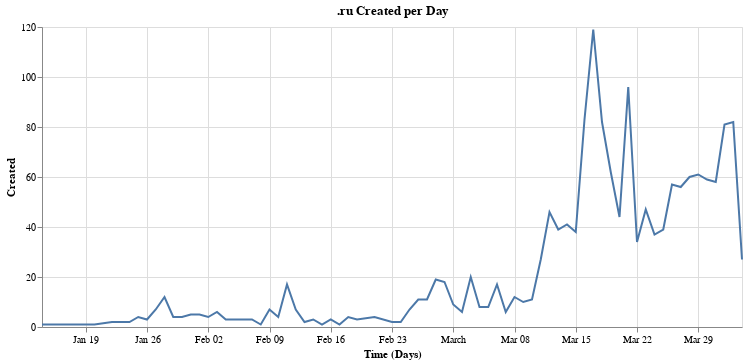

This figure's notebook cell:
### Code cell
ru = df[df.tld == 'ru'].groupby('created').count()
alt.Chart(ru.reset_index(), width=700, title=".ru Created per Day").mark_line().encode(
    alt.X("created:T", title="Time (Days)"),
    alt.Y('domain:Q', title="Created")
)

### Figure 1 — Vega-Lite specification as saved in the notebook (floating-point values rounded to 4 significant figures)
{"config": {"view": {"continuousWidth": 400, "continuousHeight": 300}}, "data": {"name": "data-8c3014dbd748c76cb3a7bf043014e5c6"}, "mark": "line", "encoding": {"x": {"type": "temporal", "field": "created", "title": "Time (Days)"}, "y": {"type": "quantitative", "field": "domain", "title": "Created"}}, "title": ".ru Created per Day", "width": 700, "$schema": "https://vega.github.io/schema/vega-lite/v4.8.1.json", "datasets": {"data-8c3014dbd748c76cb3a7bf043014e5c6": [{"created": "2020-01-14T00:00:00", "domain": 1, "risk": 1, "tld": 1}, {"created": "2020-01-20T00:00:00", "domain": 1, "risk": 1, "tld": 1}, {"created": "2020-01-22T00:00:00", "domain": 2, "risk": 2, "tld": 2}, {"created": "2020-01-24T00:00:00", "domain": 2, "risk": 2, "tld": 2}, {"created": "2020-01-25T00:00:00", "domain": 4, "risk": 4, "tld": 4}, {"created": "2020-01-26T00:00:00", "domain": 3, "risk": 3, "tld": 3}, {"created": "2020-01-27T00:00:00", "domain": 7, "risk": 7, "tld": 7}, {"created": "2020-01-28T00:00:00", "domain": 12, "risk": 12, "tld": 12}, {"created": "2020-01-29T00:00:00", "domain": 4, "risk": 4, "tld": 4}, {"created": "2020-01-30T00:00:00", "domain": 4, "risk": 4, "tld": 4}, {"created": "2020-01-31T00:00:00", "domain": 5, "risk": 5, "tld": 5}, {"created": "2020-02-01T00:00:00", "domain": 5, "risk": 5, "tld": 5}, {"created": "2020-02-02T00:00:00", "domain": 4, "risk": 4, "tld": 4}, {"created": "2020-02-03T00:00:00", "domain": 6, "risk": 6, "tld": 6}, {"created": "2020-02-04T00:00:00", "domain": 3, "risk": 3, "tld": 3}, {"created": "2020-02-05T00:00:00", "domain": 3, "risk": 3, "tld": 3}, {"created": "2020-02-06T00:00:00", "domain": 3, "risk": 3, "tld": 3}, {"created": "2020-02-07T00:00:00", "domain": 3, "risk": 3, "tld": 3}, {"created": "2020-02-08T00:00:00", "domain": 1, "risk": 1, "tld": 1}, {"created": "2020-02-09T00:00:00", "domain": 7, "risk": 7, "tld": 7}, {"created": "2020-02-10T00:00:00", "domain": 4, "risk": 4, "tld": 4}, {"created": "2020-02-11T00:00:00", "domain": 17, "risk": 17, "tld": 17}, {"created": "2020-02-12T00:00:00", "domain": 7, "risk": 7, "tld": 7}, {"created": "2020-02-13T00:00:00", "domain": 2, "risk": 2, "tld": 2}, {"created": "2020-02-14T00:00:00", "domain": 3, "risk": 3, "tld": 3}, {"created": "2020-02-15T00:00:00", "domain": 1, "risk": 1, "tld": 1}, {"created": "2020-02-16T00:00:00", "domain": 3, "risk": 3, "tld": 3}, {"created": "2020-02-17T00:00:00", "domain": 1, "risk": 1, "tld": 1}, {"created": "2020-02-18T00:00:00", "domain": 4, "risk": 4, "tld": 4}, {"created": "2020-02-19T00:00:00", "domain": 3, "risk": 3, "tld": 3}, {"created": "2020-02-21T00:00:00", "domain": 4, "risk": 4, "tld": 4}, {"created": "2020-02-23T00:00:00", "domain": 2, "risk": 2, "tld": 2}, {"created": "2020-02-24T00:00:00", "domain": 2, "risk": 2, "tld": 2}, {"created": "2020-02-25T00:00:00", "domain": 7, "risk": 7, "tld": 7}, {"created": "2020-02-26T00:00:00", "domain": 11, "risk": 11, "tld": 11}, {"created": "2020-02-27T00:00:00", "domain": 11, "risk": 11, "tld": 11}, {"created": "2020-02-28T00:00:00", "domain": 19, "risk": 19, "tld": 19}, {"created": "2020-02-29T00:00:00", "domain": 18, "risk": 18, "tld": 18}, {"created": "2020-03-01T00:00:00", "domain": 9, "risk": 9, "tld": 9}, {"created": "2020-03-02T00:00:00", "domain": 6, "risk": 6, "tld": 6}, {"created": "2020-03-03T00:00:00", "domain": 20, "risk": 20, "tld": 20}, {"created": "2020-03-04T00:00:00", "domain": 8, "risk": 8, "tld": 8}, {"created": "2020-03-05T00:00:00", "domain": 8, "risk": 8, "tld": 8}, {"created": "2020-03-06T00:00:00", "domain": 17, "risk": 17, "tld": 17}, {"created": "2020-03-07T00:00:00", "domain": 6, "risk": 6, "tld": 6}, {"created": "2020-03-08T00:00:00", "domain": 12, "risk": 12, "tld": 12}, {"created": "2020-03-09T00:00:00", "domain": 10, "risk": 10, "tld": 10}, {"created": "2020-03-10T00:00:00", "domain": 11, "risk": 11, "tld": 11}, {"created": "2020-03-11T00:00:00", "domain": 27, "risk": 27, "tld": 27}, {"created": "2020-03-12T00:00:00", "domain": 46, "risk": 46, "tld": 46}, {"created": "2020-03-13T00:00:00", "domain": 39, "risk": 39, "tld": 39}, {"created": "2020-03-14T00:00:00", "domain": 41, "risk": 41, "tld": 41}, {"created": "2020-03-15T00:00:00", "domain": 38, "risk": 38, "tld": 38}, {"created": "2020-03-16T00:00:00", "domain": 83, "risk": 83, "tld": 83}, {"created": "2020-03-17T00:00:00", "domain": 119, "risk": 119, "tld": 119}, {"created": "2020-03-18T00:00:00", "domain": 82, "risk": 82, "tld": 82}, {"created": "2020-03-19T00:00:00", "domain": 62, "risk": 62, "tld": 62}, {"created": "2020-03-20T00:00:00", "domain": 44, "risk": 44, "tld": 44}, {"created": "2020-03-21T00:00:00", "domain": 96, "risk": 96, "tld": 96}, {"created": "2020-03-22T00:00:00", "domain": 34, "risk": 34, "tld": 34}, {"created": "2020-03-23T00:00:00", "domain": 47, "risk": 47, "tld": 47}, {"created": "2020-03-24T00:00:00", "domain": 37, "risk": 37, "tld": 37}, {"created": "2020-03-25T00:00:00", "domain": 39, "risk": 39, "tld": 39}, {"created": "2020-03-26T00:00:00", "domain": 57, "risk": 57, "tld": 57}, {"created": "2020-03-27T00:00:00", "domain": 56, "risk": 56, "tld": 56}, {"created": "2020-03-28T00:00:00", "domain": 60, "risk": 60, "tld": 60}, {"created": "2020-03-29T00:00:00", "domain": 61, "risk": 61, "tld": 61}, {"created": "2020-03-30T00:00:00", "domain": 59, "risk": 59, "tld": 59}, {"created": "2020-03-31T00:00:00", "domain": 58, "risk": 58, "tld": 58}, {"created": "2020-04-01T00:00:00", "domain": 81, "risk": 81, "tld": 81}, {"created": "2020-04-02T00:00:00", "domain": 82, "risk": 82, "tld": 82}, {"created": "2020-04-03T00:00:00", "domain": 27, "risk": 27, "tld": 27}]}}
